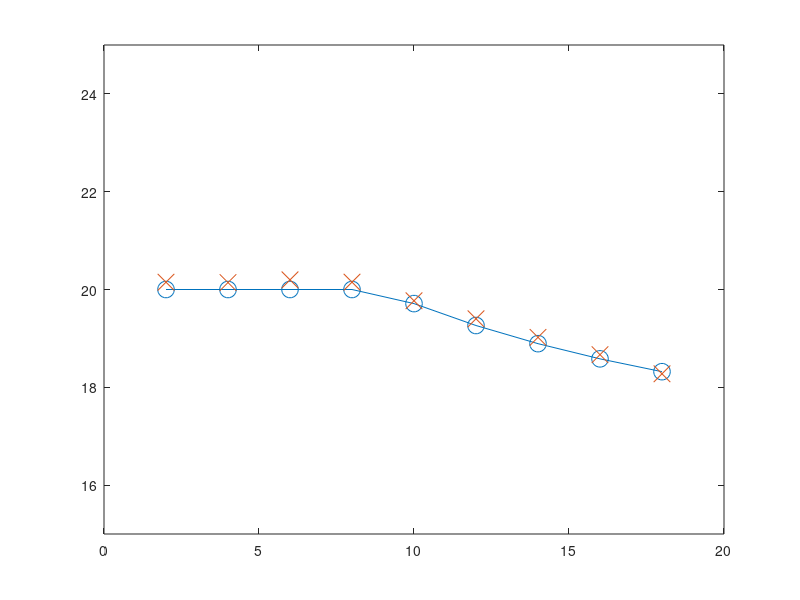
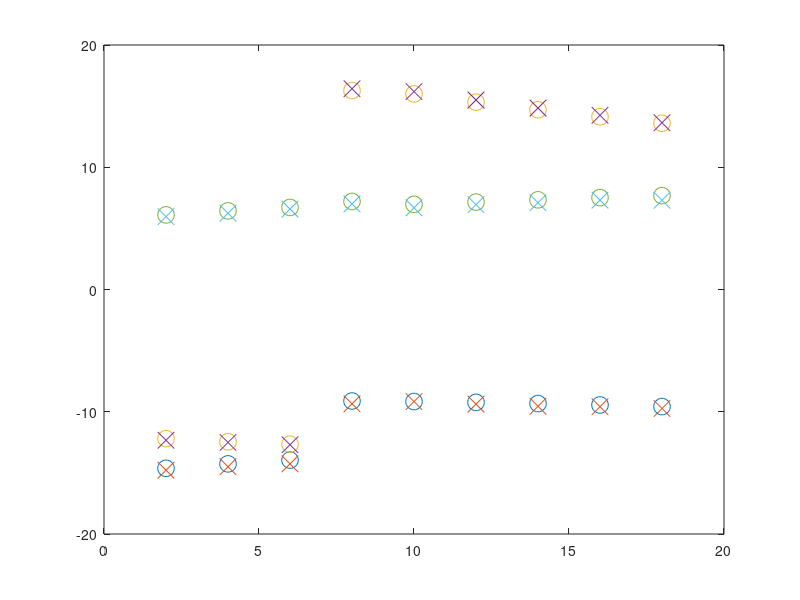
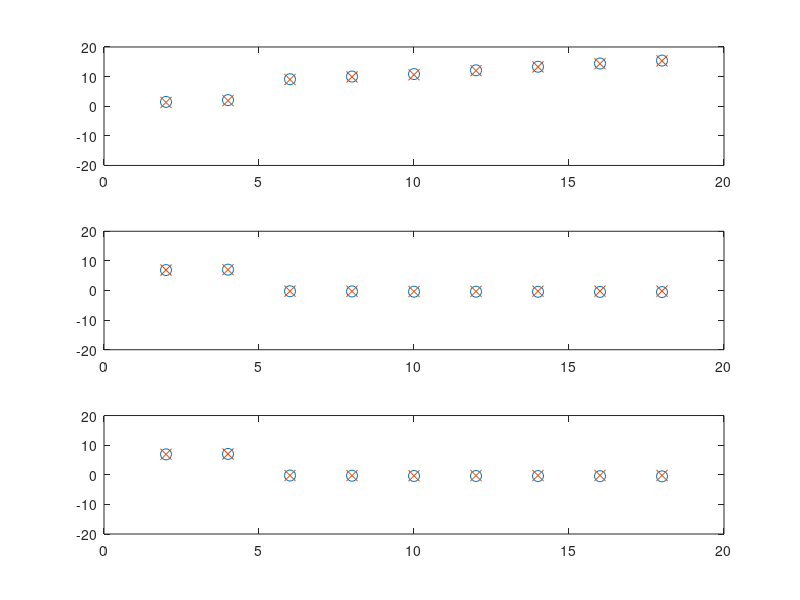
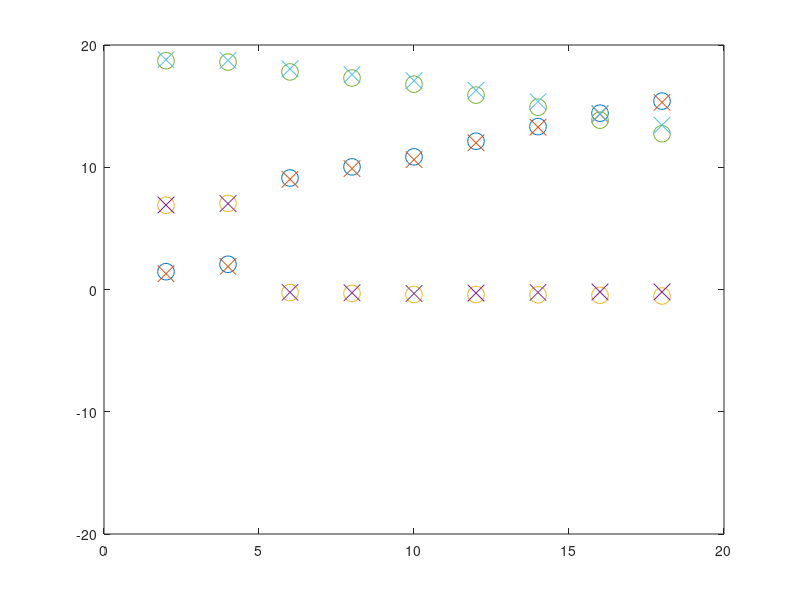

Write MATLAB code to recreate these figures, in order.
x = 2:2:18;

B_ideal_mcl = [-14.62553297	-12.20046033	6.102667712
    -14.26354479	-12.45678891	6.432705502
    -13.95527015	-12.65659383	6.71275411
    -9.120657363	16.2758495	7.204882543
    -9.164644285	16.00114976	6.966272506
    -9.232320507	15.32153959	7.148661424
    -9.328427173	14.70042275	7.335287105
    -9.444782054	14.12856502	7.514638528
    -9.576189749	13.59885266	7.679146419];

B_exp_mcl = [-14.78	-12.33	5.96
    -14.5	-12.51	6.24
    -14.26	-12.7	6.58
    -9.35	16.42	7
    -9.17	16.19	6.68
    -9.38	15.5	6.94
    -9.55	14.84	7.1
    -9.59	14.25	7.31
    -9.73	13.64	7.3];

B_ideal_inff = [1.457032806	6.8941959	18.71756176
2.063468059	7.038314477	18.60656413
9.121071952	-0.250441121	17.79728422
10.03113685	-0.320696435	17.29952159
10.85175099	-0.405887285	16.7950813
12.12839878	-0.408788092	15.89763615
13.32423377	-0.433460991	14.90895388
14.42145496	-0.475372219	13.84903094
15.40778862	-0.530361778	12.74043823];


B_exp_inff = [1.29	6.91	18.8
1.88	7.02	18.74
9.02	-0.23	18.05
9.89	-0.27	17.58
10.62	-0.33	17.08
12	-0.29	16.3
13.28	-0.24	15.37
14.35	-0.2	14.38
15.31	-0.2	13.44];


Bmag_ideal_mcl = sqrt(sum(B_ideal_mcl'.^2));
Bmag_exp_mcl = sqrt(sum(B_exp_mcl'.^2));

Bmag_ideal_inff = sqrt(sum(B_ideal_inff'.^2));
Bmag_exp_inff = sqrt(sum(B_exp_inff'.^2));

point_size1 = 12;
point_size2 = 8;

figure(1)
plot(x,Bmag_ideal_mcl,'-o','MarkerSize',point_size1)
hold on 
plot(x,Bmag_exp_mcl,'x','MarkerSize',point_size1)
hold off
xlim([0 20]);
ylim([15 25]);

figure(2)
plot(x,B_ideal_mcl(:,1),'o','MarkerSize',point_size1)
hold on 
plot(x,B_exp_mcl(:,1),'x','MarkerSize',point_size1)
plot(x,B_ideal_mcl(:,2),'o','MarkerSize',point_size1)
plot(x,B_exp_mcl(:,2),'x','MarkerSize',point_size1)
plot(x,B_ideal_mcl(:,3),'o','MarkerSize',point_size1)
plot(x,B_exp_mcl(:,3),'x','MarkerSize',point_size1)
hold off
xlim([0 20]);
ylim([-20 20]);


figure(5)
subplot(3,1,1)
plot(x,B_ideal_mcl(:,1),'o','MarkerSize',point_size2)
hold on 
plot(x,B_exp_mcl(:,1),'x','MarkerSize',point_size2)
hold off
xlim([0 20]);
ylim([-20 20]);
subplot(3,1,2)
plot(x,B_ideal_mcl(:,2),'o','MarkerSize',point_size2)
hold on 
plot(x,B_exp_mcl(:,2),'x','MarkerSize',point_size2)
hold off
xlim([0 20]);
ylim([-20 20]);
subplot(3,1,3)
plot(x,B_ideal_mcl(:,3),'o','MarkerSize',point_size2)
hold on 
plot(x,B_exp_mcl(:,3),'x','MarkerSize',point_size2)
hold off
xlim([0 20]);
ylim([-20 20]);


figure(6)
plot(x,B_ideal_inff(:,1),'o','MarkerSize',point_size1)
hold on 
plot(x,B_exp_inff(:,1),'x','MarkerSize',point_size1)
plot(x,B_ideal_inff(:,2),'o','MarkerSize',point_size1)
plot(x,B_exp_inff(:,2),'x','MarkerSize',point_size1)
plot(x,B_ideal_inff(:,3),'o','MarkerSize',point_size1)
plot(x,B_exp_inff(:,3),'x','MarkerSize',point_size1)
hold off
xlim([0 20]);
ylim([-20 20]);

figure(7)
plot(x,Bmag_ideal_inff,'-o','MarkerSize',point_size1)
hold on 
plot(x,Bmag_exp_inff,'x','MarkerSize',point_size1)
hold off
xlim([0 20]);
ylim([15 25]);
figure(5)
subplot(3,1,1)
plot(x,B_ideal_inff(:,1),'o','MarkerSize',point_size2)
hold on 
plot(x,B_exp_inff(:,1),'x','MarkerSize',point_size2)
hold off
xlim([0 20]);
ylim([-20 20]);
subplot(3,1,2)
plot(x,B_ideal_inff(:,2),'o','MarkerSize',point_size2)
hold on 
plot(x,B_exp_inff(:,2),'x','MarkerSize',point_size2)
xlim([0 20]);
ylim([-20 20]);
subplot(3,1,3)
plot(x,B_ideal_inff(:,2),'o','MarkerSize',point_size2)
hold on 
plot(x,B_exp_inff(:,2),'x','MarkerSize',point_size2)
xlim([0 20]);
ylim([-20 20]);


